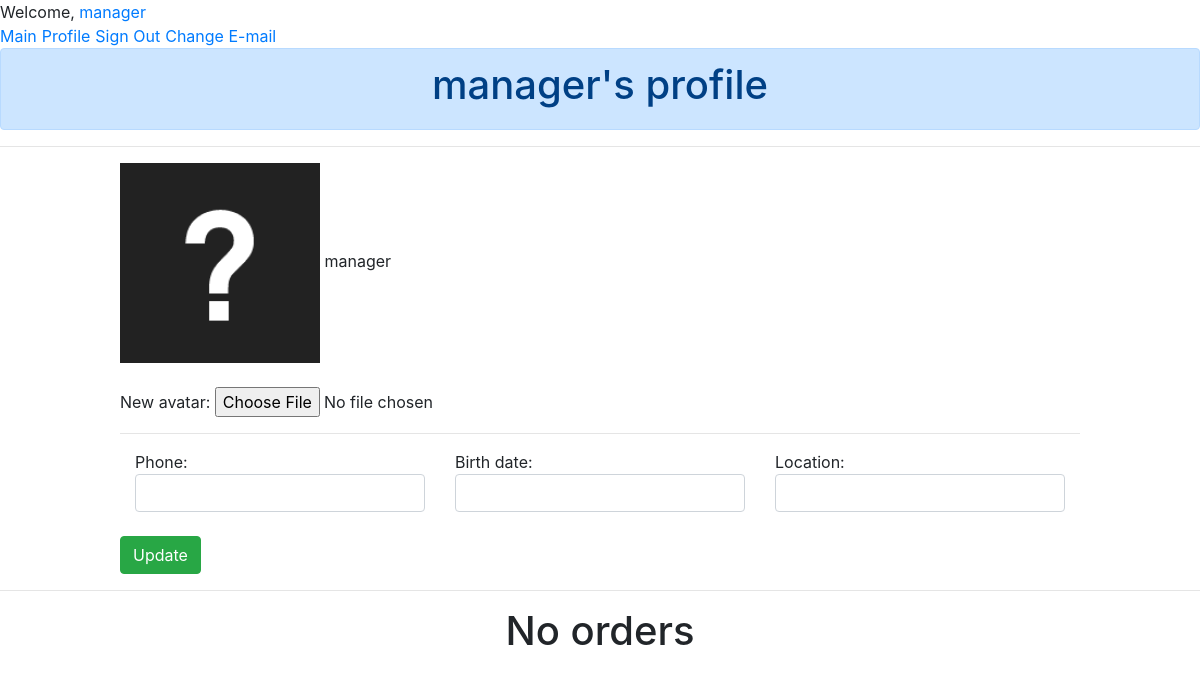
Page /user-profile/2/ (signed in) on the committed database.
### app/models.py (models this page shows, shortened)
class Profile(models.Model):
    user = models.OneToOneField(User, on_delete=models.CASCADE)
    phone = models.CharField(max_length=15, blank=True, null=True)
    location = models.CharField(max_length=30, blank=True, null=True)
    birth_date = models.DateField(blank=True, null=True)
    profile_pic = models.ImageField(null=True, blank=True, upload_to="profiles_images/",
                                    default="profiles_images/ava.png")

### app/views.py (the view)
# urls.py: path('user-profile/<int:pk>/', show_profile, name='user_profile'),
def show_profile(request, pk):
    profile = get_object_or_404(Profile, user_id=pk)
    user = get_object_or_404(User, id=pk)
    if request.user == user or request.user.is_superuser:
        orders = Order.objects.filter(user_id=pk)
        for i in orders:
            print(i.items)
        user_form = UserProfileForm()
        if request.method == 'POST':
            profile_form = AddProfileInfoForm(request.POST,request.FILES,instance=profile)
            print(request.POST)
            if profile_form.is_valid():
                profile_form.save()
                return redirect('user_profile', pk)
            else:
                print(profile_form.errors.as_data())  # here you print errors to terminal
        else:
            profile_form = AddProfileInfoForm(
                {
                    'phone': user.profile.phone,
                    'birth_date': user.profile.birth_date,
                    'location': user.profile.location
                })
        context = {
            'user_profile': profile,
            'orders': orders,
            'user': user,
            'title': f"{user.username}'s profile",
            'profile_form': profile_form,
            'user_form': user_form,
        }
        return render(request, 'app/profile.html', context=context)
    else:
        raise Http404("Access forbidden. You can't see another user's profile")

### app/forms.py
class AddProfileInfoForm(forms.ModelForm):
    class Meta:
        model = Profile
        fields = ['phone', 'birth_date', 'profile_pic','location']
        widgets = {
            'phone': forms.TextInput(attrs={'class': 'form-control'}),
            'birth_date': forms.DateInput(attrs={'class': 'form-control'}),
            'location': forms.TextInput(attrs={'class': 'form-control'}),
        }

class UserProfileForm(forms.Form):
    pass

### app/templates/app/profile.html (shortened to what this page needs)
{% extends 'base.html' %}
{% load static %}
{% block head_text %}
    <div class="alert alert-primary" role="alert">
        <h1 align="center">{{ user_profile.user.username }}'s profile</h1>
    </div>
{% endblock %}
{% block body %}
    <div class="profile_content">
        <img id="profile_img" src="{{ user_profile.profile_pic.url }}">
        {{ user_profile.user.username }}<br><br>
        <form method="post" enctype="multipart/form-data">
            New avatar: {{ profile_form.profile_pic }}
            <hr>
            <div class="container">
                <div class="row">
                    <div class="col-sm">
                        Phone: {{ profile_form.phone }}
                    </div>
                    <div class="col-sm">
                        Birth date: {{ profile_form.birth_date }}
                    </div>
                    <div class="col-sm">
                        Location: {{ profile_form.location }}
                    </div>
                </div>
                <br>
            </div>
            <button type="submit" class="btn btn-success">Update</button>
    </div>
    <hr>
    <div class="container">
        {% if orders %}
            <h3 align="center"> Your orders: </h3><br>
            <table class="table">
                <thead>
                <tr>
                    <th scope="col">№</th>
                    <th scope="col">Items</th>
                    <th scope="col">Created</th>
                    <th scope="col">Updated</th>
                    <th scope="col">Delivery</th>
                    <th scope="col">Issue point</th>
                    <th scope="col">Cost</th>
                    <th scope="col">Status</th>
                </tr>
                </thead>
                <tbody>
                {% for order in orders %}
                    <tr>
                        <th scope="row">{{ order.id }}</th>
                        <td>
                        {% for item in order.items.all %}
                            <img width="50" src="{{ item.image.url }}">
                            {{ item.title }} ({{ item.price }}$)<br>
                         {% endfor %}
                        </td>
                        <td>{{ order.created }}</td>
                        <td>{{ order.updated }}</td>
                        <td>{{ order.issue_point }}</td>
                        <td>{{ order.delivery_address }}</td>
                        <td>{{ order.total_cost }}$</td>
                        {% if order.status == 'done' %}
                            <td bgcolor="#adff2f">{{ order.status }}</td>
                        {% else %}
                            <td bgcolor="aqua">{{ order.status }}</td>
                        {% endif %}
                    </tr>
                {% endfor %}
                </tbody>
            </table>
        {% else %}
            <h1 align="center">No orders </h1>
        {% endif %}
    </div>
{% endblock %}

### app/templates/base.html (shortened to what this page needs)
{% load static %}
{% load bootstrap4 %}
{% bootstrap_css %}
<!DOCTYPE html>
<html lang="en">
{% block head %}
    <head>
        <link href="{% static 'app/css/main.css' %}" rel="stylesheet">
        <link href="{% static 'app/css/comments.css' %}" rel="stylesheet">
    </head>
    <ul>
        {% if user.is_authenticated %}
            Welcome, <a href="{% url 'user_profile' request.user.id %}"> {{ request.user.username }}</a> <br>
            <li><a href="{% url 'main' %}">Main</a></li>
            <li><a href="{% url 'user_profile' request.user.id %}">Profile</a></li>
            <li><a href="{% url 'account_logout' %}">Sign Out</a></li>
            <li><a href="{% url 'account_email' %}">Change E-mail</a></li>
        {% else %}
            <li><a href="{% url 'main' %}">Main</a></li>
            <li><a href="{% url 'account_signup' %}">Sign Up</a></li>
            <li><a href="{% url 'account_login' %}">Sign In</a></li>
        {% endif %}
        <br>
    </ul>
    <body>
{% endblock %}
{% block head_text %}
{% endblock %}
<hr>
{% block body %}
{% endblock %}
</body>
</html>

### app/static/app/css/main.css (style rules this page uses)
#profile_img { width: 200px; height: 200px; }
.profile_content { margin-left: 10%; margin-right: 10%; }
ul { list-style: none; margin: 0; padding-left: 0; }
a { text-decoration: none; }
li { float: left; margin-right: 5px; }

### rows in the picture
Profile: user.username "manager", profile_pic (picture)

### other values in the picture
{{ request.user.username }} "manager"
